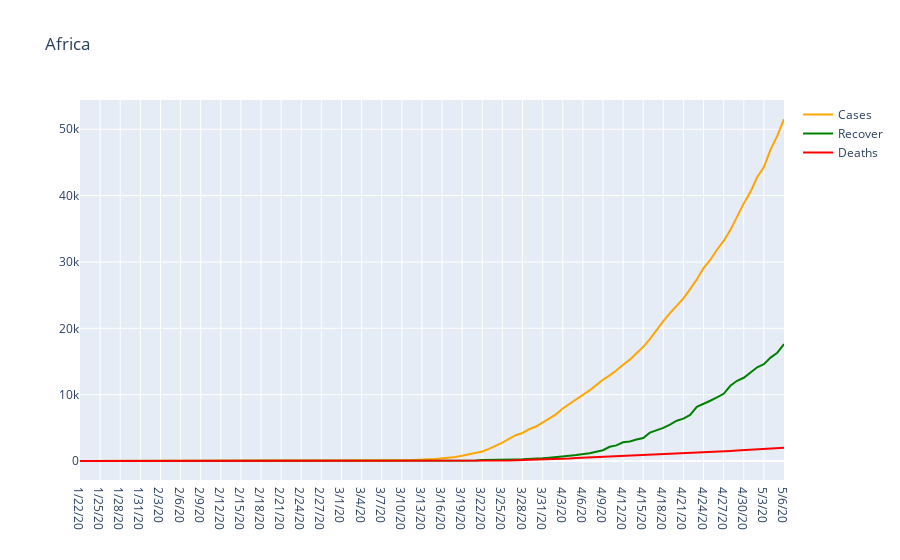

Notebook cell for this chart:
### Code cell
fig = go.Figure()
fig.add_trace(go.Scatter(
    x=Africa_cases[cols[4:]].groupby('Region').sum().T.index,
    y=Africa_cases[cols[4:]].groupby('Region').sum().T.Africa,
    name='Cases',
    marker_color='orange'
))

fig.add_trace(go.Scatter(
    x=Africa_cases[cols[4:]].groupby('Region').sum().T.index,
    y=Africa_recover[cols[4:]].groupby('Region').sum().T.Africa,
    name='Recover',
    marker_color='green'
))

fig.add_trace(go.Scatter(
    x=Africa_cases[cols[4:]].groupby('Region').sum().T.index,
    y=Africa_deaths[cols[4:]].groupby('Region').sum().T.Africa,
    name='Deaths',
    marker_color='red'
))

fig.update_layout(title = 'Africa')
fig.show()

### Figure 1 — Plotly figure (JSON) as saved in the notebook; plotly's stock layout.template omitted (floating-point values rounded to 4 significant figures)
{"data": [{"marker": {"color": "orange"}, "name": "Cases", "type": "scatter", "x": ["1/22/20", "1/23/20", "1/24/20", "1/25/20", "1/26/20", "1/27/20", "1/28/20", "1/29/20", "1/30/20", "1/31/20", "2/1/20", "2/2/20", "2/3/20", "2/4/20", "2/5/20", "2/6/20", "2/7/20", "2/8/20", "2/9/20", "2/10/20", "2/11/20", "2/12/20", "2/13/20", "2/14/20", "2/15/20", "2/16/20", "2/17/20", "2/18/20", "2/19/20", "2/20/20", "2/21/20", "2/22/20", "2/23/20", "2/24/20", "2/25/20", "2/26/20", "2/27/20", "2/28/20", "2/29/20", "3/1/20", "3/2/20", "3/3/20", "3/4/20", "3/5/20", "3/6/20", "3/7/20", "3/8/20", "3/9/20", "3/10/20", "3/11/20", "3/12/20", "3/13/20", "3/14/20", "3/15/20", "3/16/20", "3/17/20", "3/18/20", "3/19/20", "3/20/20", "3/21/20", "3/22/20", "3/23/20", "3/24/20", "3/25/20", "3/26/20", "3/27/20", "3/28/20", "3/29/20", "3/30/20", "3/31/20", "4/1/20", "4/2/20", "4/3/20", "4/4/20", "4/5/20", "4/6/20", "4/7/20", "4/8/20", "4/9/20", "4/10/20", "4/11/20", "4/12/20", "4/13/20", "4/14/20", "4/15/20", "4/16/20", "4/17/20", "4/18/20", "4/19/20", "4/20/20", "4/21/20", "4/22/20", "4/23/20", "4/24/20", "4/25/20", "4/26/20", "4/27/20", "4/28/20", "4/29/20", "4/30/20", "5/1/20", "5/2/20", "5/3/20", "5/4/20", "5/5/20", "5/6/20"], "y": [0, 0, 0, 0, 0, 0, 0, 0, 0, 0, 0, 0, 0, 0, 0, 0, 0, 0, 0, 0, 0, 0, 0, 1, 1, 1, 1, 1, 1, 1, 1, 1, 1, 1, 2, 2, 2, 3, 3, 4, 8, 11, 21, 24, 43, 43, 83, 91, 104, 118, 134, 177, 254, 313, 400, 484, 601, 781, 969, 1172, 1437, 1818, 2250, 2773, 3326, 3885, 4225, 4786, 5196, 5781, 6380, 7032, 7913, 8592, 9302, 10003, 10636, 11440, 12253, 12917, 13631, 14497, 15281, 16244, 17198, 18366, 19773, 21078, 22287, 23460, 24515, 25917, 27367, 29074, 30305, 31839, 33173, 34800, 36813, 38826, 40576, 42772, 44307, 46965, 49003, 51549]}, {"marker": {"color": "green"}, "name": "Recover", "type": "scatter", "x": ["1/22/20", "1/23/20", "1/24/20", "1/25/20", "1/26/20", "1/27/20", "1/28/20", "1/29/20", "1/30/20", "1/31/20", "2/1/20", "2/2/20", "2/3/20", "2/4/20", "2/5/20", "2/6/20", "2/7/20", "2/8/20", "2/9/20", "2/10/20", "2/11/20", "2/12/20", "2/13/20", "2/14/20", "2/15/20", "2/16/20", "2/17/20", "2/18/20", "2/19/20", "2/20/20", "2/21/20", "2/22/20", "2/23/20", "2/24/20", "2/25/20", "2/26/20", "2/27/20", "2/28/20", "2/29/20", "3/1/20", "3/2/20", "3/3/20", "3/4/20", "3/5/20", "3/6/20", "3/7/20", "3/8/20", "3/9/20", "3/10/20", "3/11/20", "3/12/20", "3/13/20", "3/14/20", "3/15/20", "3/16/20", "3/17/20", "3/18/20", "3/19/20", "3/20/20", "3/21/20", "3/22/20", "3/23/20", "3/24/20", "3/25/20", "3/26/20", "3/27/20", "3/28/20", "3/29/20", "3/30/20", "3/31/20", "4/1/20", "4/2/20", "4/3/20", "4/4/20", "4/5/20", "4/6/20", "4/7/20", "4/8/20", "4/9/20", "4/10/20", "4/11/20", "4/12/20", "4/13/20", "4/14/20", "4/15/20", "4/16/20", "4/17/20", "4/18/20", "4/19/20", "4/20/20", "4/21/20", "4/22/20", "4/23/20", "4/24/20", "4/25/20", "4/26/20", "4/27/20", "4/28/20", "4/29/20", "4/30/20", "5/1/20", "5/2/20", "5/3/20", "5/4/20", "5/5/20", "5/6/20"], "y": [0, 0, 0, 0, 0, 0, 0, 0, 0, 0, 0, 0, 0, 0, 0, 0, 0, 0, 0, 0, 0, 0, 0, 0, 0, 0, 0, 0, 0, 0, 0, 0, 0, 0, 0, 0, 0, 1, 1, 1, 1, 1, 1, 1, 1, 1, 2, 2, 2, 28, 36, 37, 41, 35, 42, 48, 49, 69, 77, 89, 143, 143, 137, 211, 184, 229, 253, 283, 328, 410, 505, 573, 702, 809, 906, 993, 1157, 1405, 1624, 2139, 2358, 2823, 2935, 3229, 3456, 4279, 4604, 4984, 5486, 6070, 6384, 6952, 8171, 8690, 9086, 9574, 10131, 11333, 12095, 12543, 13390, 14129, 14602, 15579, 16325, 17634]}, {"marker": {"color": "red"}, "name": "Deaths", "type": "scatter", "x": ["1/22/20", "1/23/20", "1/24/20", "1/25/20", "1/26/20", "1/27/20", "1/28/20", "1/29/20", "1/30/20", "1/31/20", "2/1/20", "2/2/20", "2/3/20", "2/4/20", "2/5/20", "2/6/20", "2/7/20", "2/8/20", "2/9/20", "2/10/20", "2/11/20", "2/12/20", "2/13/20", "2/14/20", "2/15/20", "2/16/20", "2/17/20", "2/18/20", "2/19/20", "2/20/20", "2/21/20", "2/22/20", "2/23/20", "2/24/20", "2/25/20", "2/26/20", "2/27/20", "2/28/20", "2/29/20", "3/1/20", "3/2/20", "3/3/20", "3/4/20", "3/5/20", "3/6/20", "3/7/20", "3/8/20", "3/9/20", "3/10/20", "3/11/20", "3/12/20", "3/13/20", "3/14/20", "3/15/20", "3/16/20", "3/17/20", "3/18/20", "3/19/20", "3/20/20", "3/21/20", "3/22/20", "3/23/20", "3/24/20", "3/25/20", "3/26/20", "3/27/20", "3/28/20", "3/29/20", "3/30/20", "3/31/20", "4/1/20", "4/2/20", "4/3/20", "4/4/20", "4/5/20", "4/6/20", "4/7/20", "4/8/20", "4/9/20", "4/10/20", "4/11/20", "4/12/20", "4/13/20", "4/14/20", "4/15/20", "4/16/20", "4/17/20", "4/18/20", "4/19/20", "4/20/20", "4/21/20", "4/22/20", "4/23/20", "4/24/20", "4/25/20", "4/26/20", "4/27/20", "4/28/20", "4/29/20", "4/30/20", "5/1/20", "5/2/20", "5/3/20", "5/4/20", "5/5/20", "5/6/20"], "y": [0, 0, 0, 0, 0, 0, 0, 0, 0, 0, 0, 0, 0, 0, 0, 0, 0, 0, 0, 0, 0, 0, 0, 0, 0, 0, 0, 0, 0, 0, 0, 0, 0, 0, 0, 0, 0, 0, 0, 0, 0, 0, 0, 0, 0, 0, 1, 1, 2, 2, 3, 6, 7, 8, 8, 11, 17, 20, 26, 36, 48, 57, 64, 73, 91, 115, 134, 152, 173, 200, 234, 287, 331, 383, 444, 487, 533, 574, 627, 693, 742, 788, 834, 873, 910, 965, 1016, 1058, 1121, 1159, 1189, 1240, 1297, 1324, 1375, 1423, 1462, 1523, 1588, 1634, 1692, 1759, 1796, 1842, 1908, 2006]}], "layout": {"autosize": true, "title": {"text": "Africa"}, "xaxis": {"autorange": true, "range": [0, 105], "type": "category"}, "yaxis": {"autorange": true, "range": [-2864.0, 54410.0], "type": "linear"}}}
